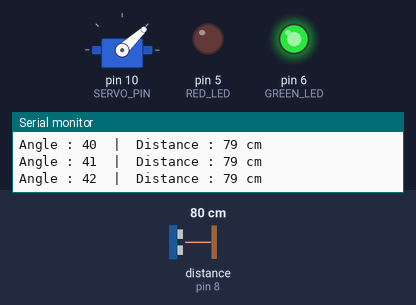
Simulated run of this sketch. Board: Arduino Uno, built with avr-gcc and run on an emulated ATmega328P. Shown: servo, output pins drawn as LEDs (lit = HIGH), the last lines printed to the serial monitor. Wiring (from diagram.json): ultrasonic range finder: trigger pin 7; echo pin 8. Inputs (shaded band) come from the test bench; at power-on: distance to the obstacle (sensor on pin 8) 80 cm. The echo pulse lasts 58.3 µs per cm; pins used as bus, display or sensor lines are not drawn.

Above: at 2.2 s.
2.3 s: distance to the obstacle (sensor on pin 8) set to 2 cm
At 2.78 s:
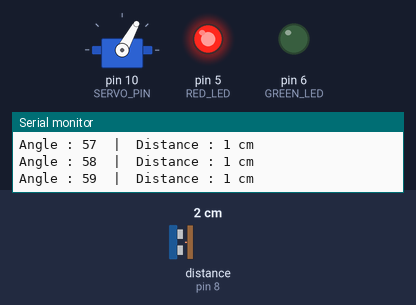
5.3 s: distance to the obstacle (sensor on pin 8) set to 299 cm
At 6.98 s:
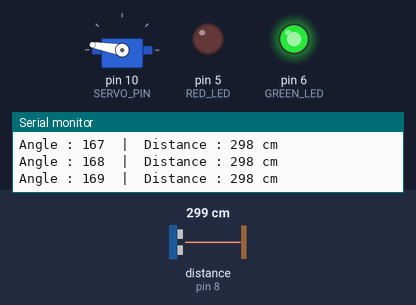
8.3 s: distance to the obstacle (sensor on pin 8) set to 35 cm
11.3 s: distance to the obstacle (sensor on pin 8) set to 4 cm
At 13.0 s:
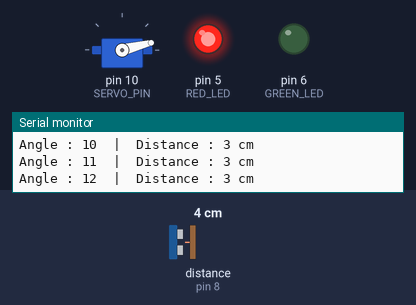
Timing chart, 0 to 21.3 s (numbered marks = the images above; inputs shaded):
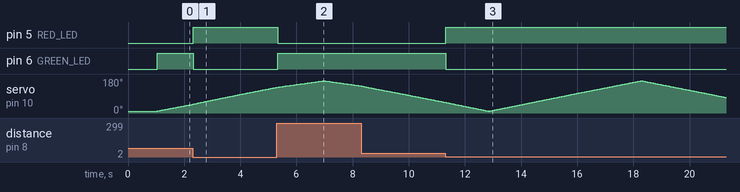

Measured:
- after the input at 2.3 s, pin 5 (RED_LED): LOW → HIGH at once; pin 6 (GREEN_LED): HIGH → LOW at once
- after the input at 5.3 s, pin 5 (RED_LED): HIGH → LOW at once; pin 6 (GREEN_LED): LOW → HIGH at once
- after the input at 11.3 s, pin 5 (RED_LED): LOW → HIGH at once; pin 6 (GREEN_LED): HIGH → LOW at once

The sketch:

Kids_Project_1_Radar.ino
```cpp
/*
  =====================================================
   KIDS PROJECT #1 : ARDUINO RADAR
  =====================================================

  How it works:
  An ultrasonic sensor mounted on a servo motor sweeps
  from left to right, like a real radar.
    - Nothing in front of the sensor -> green LED ON
    - An obstacle too close          -> red LED ON

  Components:
    - 1 Arduino Uno board
    - 1 SG90 servo motor
    - 1 HC-SR04 ultrasonic sensor
    - 1 red LED + 1 green LED
    - 2 x 220 ohm resistors (they protect the LEDs)
    - Jumper wires and a breadboard

  Wiring:
    HC-SR04 : VCC -> 5V | GND -> GND | Trig -> 7 | Echo -> 8
    Servo   : Red -> 5V | Brown -> GND | Yellow -> 10
    Red LED   : pin 5 -> resistor -> long leg (+) | short leg (-) -> GND
    Green LED : pin 6 -> resistor -> long leg (+) | short leg (-) -> GND

  Author: Malek Chihi
*/

#include <Servo.h>   // Built-in Arduino library to control a servo

// ---------- Pins ----------
const int TRIG_PIN  = 7;    // The sensor sends the sound
const int ECHO_PIN  = 8;    // The sensor receives the echo
const int SERVO_PIN = 10;   // The motor
const int RED_LED   = 5;
const int GREEN_LED = 6;

// ---------- Settings ----------
const int ALERT_DISTANCE = 20;   // In cm: below this value, the red LED turns ON

Servo motor;   // Create a "motor" object to send it commands


/*
  Measure the distance (in cm)

  How does it work?
  The sensor sends a very high-pitched sound (ultrasound, we cannot hear it).
  The sound bounces off the obstacle and comes back: this is the ECHO.
  We measure the round-trip time, then calculate the distance.

  The calculation:
    - Sound travels at 0.0343 cm per microsecond (343 m/s).
    - distance = time x speed
    - We divide by 2, because the sound goes THERE and BACK.
*/
int measureDistance() {
  // 1. Send a 10 microsecond pulse on TRIG:
  //    this tells the sensor "send a sound!"
  digitalWrite(TRIG_PIN, LOW);
  delayMicroseconds(2);
  digitalWrite(TRIG_PIN, HIGH);
  delayMicroseconds(10);
  digitalWrite(TRIG_PIN, LOW);

  // 2. pulseIn() measures how long the ECHO pin stays HIGH.
  //    This time = the round trip of the sound (in microseconds).
  //    30000 = wait no longer than 30 ms (after that: nothing detected).
  long duration = pulseIn(ECHO_PIN, HIGH, 30000);

  // 3. If duration = 0, no echo came back: nothing in front.
  if (duration == 0) return 0;

  // 4. Calculate the distance.
  return duration * 0.0343 / 2;
}


void setup() {
  Serial.begin(9600);   // To display measurements in the Serial Monitor

  pinMode(TRIG_PIN, OUTPUT);   // Arduino SENDS a signal to the sensor
  pinMode(ECHO_PIN, INPUT);    // Arduino RECEIVES the signal from the sensor
  pinMode(RED_LED, OUTPUT);
  pinMode(GREEN_LED, OUTPUT);

  motor.attach(SERVO_PIN);   // Tell the library which pin the motor uses
  motor.write(10);           // Start position: 10 degrees
  delay(1000);               // Give the motor time to get there
}


void loop() {
  // The motor turns from 10 to 170 degrees, one degree at a time...
  for (int angle = 10; angle <= 170; angle++) {
    scan(angle);
  }

  // ...then comes back from 170 to 10 degrees.
  for (int angle = 170; angle >= 10; angle--) {
    scan(angle);
  }
}


// One radar step: rotate, measure, turn on the right LED
void scan(int angle) {
  motor.write(angle);   // Move the motor to this angle
  delay(30);            // Short pause: the motor needs time to move

  int distance = measureDistance();

  // distance > 0  : an echo was received
  // distance < 20 : the obstacle is too close
  if (distance > 0 && distance < ALERT_DISTANCE) {
    digitalWrite(RED_LED, HIGH);    // Danger: red
    digitalWrite(GREEN_LED, LOW);
  } else {
    digitalWrite(RED_LED, LOW);
    digitalWrite(GREEN_LED, HIGH);  // All clear: green
  }

  // Display the result in the Serial Monitor (9600 baud)
  Serial.print("Angle : ");
  Serial.print(angle);
  Serial.print("  |  Distance : ");
  Serial.print(distance);
  Serial.println(" cm");
}
```
